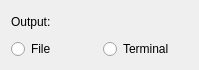
<?xml version="1.0" encoding="UTF-8"?>
<ui version="4.0">
 <class>PrinterChooserWidget</class>
 <widget class="QWidget" name="PrinterChooserWidget">
  <property name="geometry">
   <rect>
    <x>0</x>
    <y>0</y>
    <width>199</width>
    <height>70</height>
   </rect>
  </property>
  <property name="windowTitle">
   <string>Form</string>
  </property>
  <layout class="QGridLayout" name="gridLayout">
   <item row="1" column="0">
    <layout class="QVBoxLayout" name="verticalLayout">
     <item>
      <widget class="QLabel" name="label">
       <property name="text">
        <string>Output:</string>
       </property>
      </widget>
     </item>
     <item>
      <layout class="QHBoxLayout" name="horizontalLayout">
       <item>
        <widget class="QRadioButton" name="radioButton">
         <property name="text">
          <string>File</string>
         </property>
        </widget>
       </item>
       <item>
        <widget class="QRadioButton" name="radioButton_2">
         <property name="text">
          <string>Terminal</string>
         </property>
        </widget>
       </item>
      </layout>
     </item>
    </layout>
   </item>
  </layout>
 </widget>
 <resources/>
 <connections/>
</ui>
